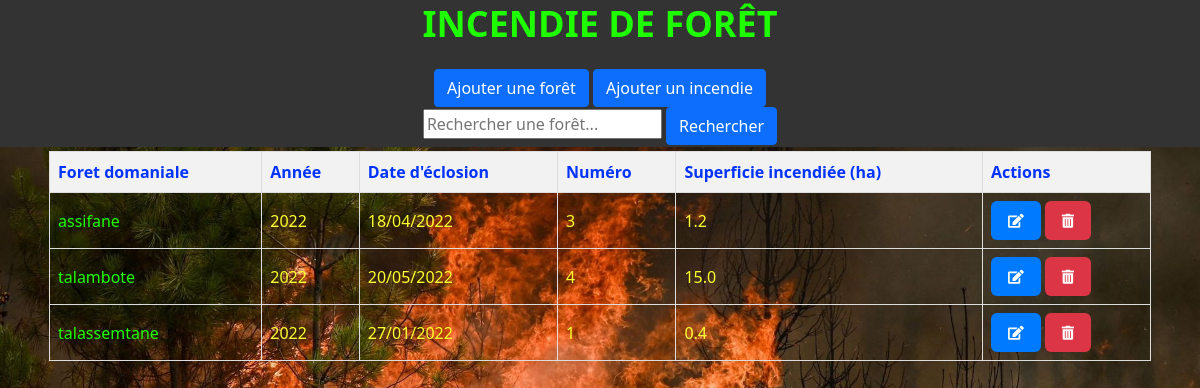
The page / on the database its author committed.
### incendie_foret/models.py (models this page shows, shortened)
class Incendie(models.Model):
    id_incendie = models.AutoField(primary_key=True)
    annee_incendie = models.IntegerField()
    numero = models.CharField(max_length=100)
    date_eclosion = models.DateField(default=timezone.now)
    foret_domaniale = models.CharField(max_length=100)
    commune_rurale = models.CharField(max_length=100)
    ccdrf = models.CharField(max_length=100)
    superficie_incendiee = models.FloatField()
    id_foret = models.ForeignKey(Foret, on_delete=models.CASCADE)

### incendie_foret/views.py (the view)
# urls.py: path('', views.my_template, name='my_template'),
def my_template(request):
    incendies = Incendie.objects.all()
    return render(request, 'incendie_foret/my_template.html', {'incendies': incendies})

### incendie_foret/templates/incendie_foret/my_template.html (shortened to what this page needs)
{% extends 'incendie_foret/base.html' %}
{% block content %}
<table>
  <thead>
    <tr>
       <th> Foret domaniale</th>
       <th>Année</th>
       <th>Date d'éclosion</th>
       <th>Numéro</th>
       <th>Superficie incendiée (ha)</th>
       <th> Actions </th>
    </tr>
  </thead>
  <tbody
  {% for incendie in incendies %}
  <tr>
    <td><a href="{% url 'incendie_foret_detail' pk=incendie.pk %}">{{incendie.foret_domaniale}}</a></td>
    <td>{{incendie.annee_incendie }}</td>
    <td>{{ incendie.date_eclosion|date:"d/m/Y" }}</td>
    <td>{{ incendie.numero }}</td>
    <td>{{ incendie.superficie_incendiee }}</td>
    <td>
      <a href="{% url 'modifier_incendie' pk=incendie.pk %}" class="btn btn-modifier"><i class="fas fa-edit"></i></a>
      <a href="{% url 'supprimer_incendie' pk=incendie.pk %}" class="btn btn-supprimer" onclick="return confirmDelete();"><i class="fas fa-trash-alt"></i></a>
    </td>
  </tr>
  {% endfor %}
  </tbody>
</table>
{% endblock %}

### incendie_foret/templates/incendie_foret/base.html (shortened to what this page needs)
{% load static %}
<!DOCTYPE html>
<html>
<head>
    <link rel="stylesheet" href="https://cdn.jsdelivr.net/npm/bootstrap@5.1.3/dist/css/bootstrap.min.css">
    <link rel="stylesheet" href="{% static 'css/incendie.css' %}">
    <link rel="stylesheet" href="https://cdnjs.cloudflare.com/ajax/libs/font-awesome/5.15.3/css/all.min.css">
</head>
<body>
<header class="page-header">
    <div class="container">
        <h1><a href="/">Incendie de forêt</a></h1><br>
        <a href="{% url 'nouvelle_foret' %}" class="top_menu">
            <button class="btn btn-primary">Ajouter une forêt</button>
        </a>
        <a href="{% url 'nouveau_incendie' %}" class="top_menu">
            <button class="btn btn-primary">Ajouter un incendie</button>
        </a>
    <div>
        <form method="GET" action="{% url 'recherche_foret' %}">
            <input type="text" name="query" placeholder="Rechercher une forêt...">
            <button type="submit" class="btn btn-primary">Rechercher</button>
        </form>
    </div>
</header>
<main class="container">
    <div class="row">
        <div class="col">
            {% block content %}
            {% endblock %}
        </div>
    </div>
</main>
</body>
</html>

### incendie_foret/static/css/incendie.css (style rules this page uses)
.page-header { background-color: #333; padding: 1px; color: #fff; text-align: center; z-index: 2; position: fixed; top: 0; left: 0; right: 0; }
.page-header h1 { font-size: 36px; color: #fff; margin-bottom: 0; font-weight: bold; text-transform: uppercase; }
body { background-image: url("./image/photo_incendie.jpg"); background-size: cover; background-repeat: no-repeat; background-position: center; margin: 0; padding-top: 150px; }
.container { max-width: 1200px; margin: 0 auto; padding: 1px; }
.row { margin-bottom: 100px; }
.col { padding: 0 60px; }
a { color: #1eff00; text-decoration: none; }
.top_menu { margin-top: 10px; text-align: left; }
.btn-modifier { background-color: #007bff; color: #fff; padding: 8px 16px; border-radius: 6px; font-size: 14px; cursor: pointer; }
.btn-supprimer { background-color: #dc3545; color: #fff; padding: 8px 16px; border-radius: 6px; font-size: 14px; cursor: pointer; }

### incendie_foret/templates/incendie_foret/my_template.html (style rules this page uses)
table { border-collapse: collapse; width: 100%; }
th, td { border: 1px solid #ddd; padding: 8px; color: rgb(252, 255, 49); }
th { background-color: #f2f2f2; font-weight: bold; color: rgb(0,51,255); }

### rows shown on the page
Incendie: foret_domaniale "assifane", annee_incendie "2022", date_eclosion "18/04/2022", numero "3", superficie_incendiee "1.2"
Incendie: foret_domaniale "talambote", annee_incendie "2022", date_eclosion "20/05/2022", numero "4", superficie_incendiee "15.0"
Incendie: foret_domaniale "talassemtane", annee_incendie "2022", date_eclosion "27/01/2022", numero "1", superficie_incendiee "0.4"
